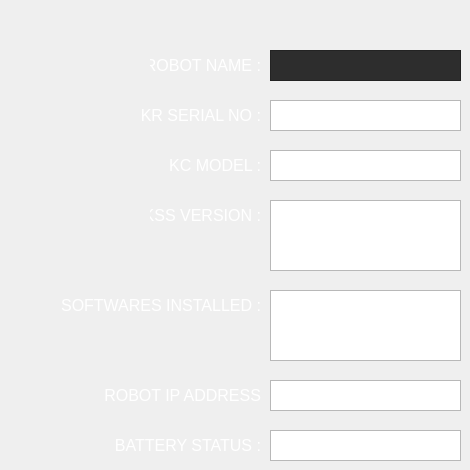
            <widget class="QWidget" name="page_rob_info">
             <widget class="QTextEdit" name="rob_name">
              <property name="geometry">
               <rect>
                <x>270</x>
                <y>50</y>
                <width>191</width>
                <height>31</height>
               </rect>
              </property>
              <property name="palette">
               <palette>
                <active>
                 <colorrole role="WindowText">
                  <brush brushstyle="SolidPattern">
                   <color alpha="255">
                    <red>255</red>
                    <green>255</green>
                    <blue>255</blue>
                   </color>
                  </brush>
                 </colorrole>
                 <colorrole role="Button">
                  <brush brushstyle="SolidPattern">
                   <color alpha="255">
                    <red>45</red>
                    <green>45</green>
                    <blue>45</blue>
                   </color>
                  </brush>
                 </colorrole>
                 <colorrole role="Text">
                  <brush brushstyle="SolidPattern">
                   <color alpha="255">
                    <red>255</red>
                    <green>255</green>
                    <blue>255</blue>
                   </color>
                  </brush>
                 </colorrole>
                 <colorrole role="ButtonText">
                  <brush brushstyle="SolidPattern">
                   <color alpha="255">
                    <red>255</red>
                    <green>255</green>
                    <blue>255</blue>
                   </color>
                  </brush>
                 </colorrole>
                 <colorrole role="Base">
                  <brush brushstyle="SolidPattern">
                   <color alpha="255">
                    <red>45</red>
                    <green>45</green>
                    <blue>45</blue>
                   </color>
                  </brush>
                 </colorrole>
                 <colorrole role="Window">
                  <brush brushstyle="SolidPattern">
                   <color alpha="255">
                    <red>45</red>
                    <green>45</green>
                    <blue>45</blue>
                   </color>
                  </brush>
                 </colorrole>
                </active>
                <inactive>
                 <colorrole role="WindowText">
                  <brush brushstyle="SolidPattern">
                   <color alpha="255">
                    <red>255</red>
                    <green>255</green>
                    <blue>255</blue>
                   </color>
                  </brush>
                 </colorrole>
                 <colorrole role="Button">
                  <brush brushstyle="SolidPattern">
                   <color alpha="255">
                    <red>45</red>
                    <green>45</green>
                    <blue>45</blue>
                   </color>
                  </brush>
                 </colorrole>
                 <colorrole role="Text">
                  <brush brushstyle="SolidPattern">
                   <color alpha="255">
                    <red>255</red>
                    <green>255</green>
                    <blue>255</blue>
                   </color>
                  </brush>
                 </colorrole>
                 <colorrole role="ButtonText">
                  <brush brushstyle="SolidPattern">
                   <color alpha="255">
                    <red>255</red>
                    <green>255</green>
                    <blue>255</blue>
                   </color>
                  </brush>
                 </colorrole>
                 <colorrole role="Base">
                  <brush brushstyle="SolidPattern">
                   <color alpha="255">
                    <red>45</red>
                    <green>45</green>
                    <blue>45</blue>
                   </color>
                  </brush>
                 </colorrole>
                 <colorrole role="Window">
                  <brush brushstyle="SolidPattern">
                   <color alpha="255">
                    <red>45</red>
                    <green>45</green>
                    <blue>45</blue>
                   </color>
                  </brush>
                 </colorrole>
                </inactive>
                <disabled>
                 <colorrole role="WindowText">
                  <brush brushstyle="SolidPattern">
                   <color alpha="255">
                    <red>255</red>
                    <green>255</green>
                    <blue>255</blue>
                   </color>
                  </brush>
                 </colorrole>
                 <colorrole role="Button">
                  <brush brushstyle="SolidPattern">
                   <color alpha="255">
                    <red>45</red>
                    <green>45</green>
                    <blue>45</blue>
                   </color>
                  </brush>
                 </colorrole>
                 <colorrole role="Text">
                  <brush brushstyle="SolidPattern">
                   <color alpha="255">
                    <red>255</red>
                    <green>255</green>
                    <blue>255</blue>
                   </color>
                  </brush>
                 </colorrole>
                 <colorrole role="ButtonText">
                  <brush brushstyle="SolidPattern">
                   <color alpha="255">
                    <red>255</red>
                    <green>255</green>
                    <blue>255</blue>
                   </color>
                  </brush>
                 </colorrole>
                 <colorrole role="Base">
                  <brush brushstyle="SolidPattern">
                   <color alpha="255">
                    <red>45</red>
                    <green>45</green>
                    <blue>45</blue>
                   </color>
                  </brush>
                 </colorrole>
                 <colorrole role="Window">
                  <brush brushstyle="SolidPattern">
                   <color alpha="255">
                    <red>45</red>
                    <green>45</green>
                    <blue>45</blue>
                   </color>
                  </brush>
                 </colorrole>
                </disabled>
               </palette>
              </property>
              <property name="styleSheet">
               <string notr="true">color: #FFF;</string>
              </property>
             </widget>
             <widget class="QLabel" name="label_24">
              <property name="geometry">
               <rect>
                <x>150</x>
                <y>50</y>
                <width>111</width>
                <height>31</height>
               </rect>
              </property>
              <property name="font">
               <font>
                <pointsize>12</pointsize>
               </font>
              </property>
              <property name="cursor">
               <cursorShape>ArrowCursor</cursorShape>
              </property>
              <property name="styleSheet">
               <string notr="true">color: #FFF;</string>
              </property>
              <property name="text">
               <string>ROBOT NAME :</string>
              </property>
              <property name="alignment">
               <set>Qt::AlignRight|Qt::AlignTrailing|Qt::AlignVCenter</set>
              </property>
             </widget>
             <widget class="QLabel" name="label_25">
              <property name="geometry">
               <rect>
                <x>130</x>
                <y>100</y>
                <width>131</width>
                <height>31</height>
               </rect>
              </property>
              <property name="font">
               <font>
                <pointsize>12</pointsize>
               </font>
              </property>
              <property name="cursor">
               <cursorShape>ArrowCursor</cursorShape>
              </property>
              <property name="styleSheet">
               <string notr="true">color: #FFF;</string>
              </property>
              <property name="text">
               <string>KR SERIAL NO :</string>
              </property>
              <property name="alignment">
               <set>Qt::AlignRight|Qt::AlignTrailing|Qt::AlignVCenter</set>
              </property>
             </widget>
             <widget class="QLabel" name="label_26">
              <property name="geometry">
               <rect>
                <x>150</x>
                <y>200</y>
                <width>111</width>
                <height>31</height>
               </rect>
              </property>
              <property name="font">
               <font>
                <pointsize>12</pointsize>
               </font>
              </property>
              <property name="cursor">
               <cursorShape>ArrowCursor</cursorShape>
              </property>
              <property name="styleSheet">
               <string notr="true">color: #FFF;</string>
              </property>
              <property name="text">
               <string>KSS VERSION :</string>
              </property>
              <property name="alignment">
               <set>Qt::AlignRight|Qt::AlignTrailing|Qt::AlignVCenter</set>
              </property>
             </widget>
             <widget class="QLabel" name="label_45">
              <property name="geometry">
               <rect>
                <x>100</x>
                <y>430</y>
                <width>161</width>
                <height>31</height>
               </rect>
              </property>
              <property name="font">
               <font>
                <pointsize>12</pointsize>
               </font>
              </property>
              <property name="cursor">
               <cursorShape>ArrowCursor</cursorShape>
              </property>
              <property name="styleSheet">
               <string notr="true">color: #FFF;</string>
              </property>
              <property name="text">
               <string>BATTERY STATUS :</string>
              </property>
              <property name="alignment">
               <set>Qt::AlignRight|Qt::AlignTrailing|Qt::AlignVCenter</set>
              </property>
             </widget>
             <widget class="QTextEdit" name="kr_ser">
              <property name="geometry">
               <rect>
                <x>270</x>
                <y>100</y>
                <width>191</width>
                <height>31</height>
               </rect>
              </property>
              <property name="styleSheet">
               <string notr="true">color: #FFF;</string>
              </property>
             </widget>
             <widget class="QTextEdit" name="kss_ver">
              <property name="geometry">
               <rect>
                <x>270</x>
                <y>200</y>
                <width>191</width>
                <height>71</height>
               </rect>
              </property>
              <property name="styleSheet">
               <string notr="true">color: #FFF;</string>
              </property>
             </widget>
             <widget class="QTextEdit" name="bat_status">
              <property name="geometry">
               <rect>
                <x>270</x>
                <y>430</y>
                <width>191</width>
                <height>31</height>
               </rect>
              </property>
              <property name="styleSheet">
               <string notr="true">color: #FFF;</string>
              </property>
             </widget>
             <widget class="QLabel" name="label_50">
              <property name="geometry">
               <rect>
                <x>130</x>
                <y>150</y>
                <width>131</width>
                <height>31</height>
               </rect>
              </property>
              <property name="font">
               <font>
                <pointsize>12</pointsize>
               </font>
              </property>
              <property name="cursor">
               <cursorShape>ArrowCursor</cursorShape>
              </property>
              <property name="styleSheet">
               <string notr="true">color: #FFF;</string>
              </property>
              <property name="text">
               <string>KC MODEL :</string>
              </property>
              <property name="alignment">
               <set>Qt::AlignRight|Qt::AlignTrailing|Qt::AlignVCenter</set>
              </property>
             </widget>
             <widget class="QTextEdit" name="kc_mod">
              <property name="geometry">
               <rect>
                <x>270</x>
                <y>150</y>
                <width>191</width>
                <height>31</height>
               </rect>
              </property>
              <property name="styleSheet">
               <string notr="true">color: #FFF;</string>
              </property>
             </widget>
             <widget class="QLabel" name="label_66">
              <property name="geometry">
               <rect>
                <x>60</x>
                <y>290</y>
                <width>201</width>
                <height>31</height>
               </rect>
              </property>
              <property name="font">
               <font>
                <pointsize>12</pointsize>
               </font>
              </property>
              <property name="cursor">
               <cursorShape>ArrowCursor</cursorShape>
              </property>
              <property name="styleSheet">
               <string notr="true">color: #FFF;</string>
              </property>
              <property name="text">
               <string>SOFTWARES INSTALLED :</string>
              </property>
              <property name="alignment">
               <set>Qt::AlignRight|Qt::AlignTrailing|Qt::AlignVCenter</set>
              </property>
             </widget>
             <widget class="QTextEdit" name="kss_soft">
              <property name="geometry">
               <rect>
                <x>270</x>
                <y>290</y>
                <width>191</width>
                <height>71</height>
               </rect>
              </property>
              <property name="styleSheet">
               <string notr="true">color: #FFF;</string>
              </property>
             </widget>
             <widget class="QTextEdit" name="rob_ip">
              <property name="geometry">
               <rect>
                <x>270</x>
                <y>380</y>
                <width>191</width>
                <height>31</height>
               </rect>
              </property>
              <property name="styleSheet">
               <string notr="true">color: #FFF;</string>
              </property>
             </widget>
             <widget class="QLabel" name="label_75">
              <property name="geometry">
               <rect>
                <x>100</x>
                <y>380</y>
                <width>161</width>
                <height>31</height>
               </rect>
              </property>
              <property name="font">
               <font>
                <pointsize>12</pointsize>
               </font>
              </property>
              <property name="cursor">
               <cursorShape>ArrowCursor</cursorShape>
              </property>
              <property name="styleSheet">
               <string notr="true">color: #FFF;</string>
              </property>
              <property name="text">
               <string>ROBOT IP ADDRESS</string>
              </property>
              <property name="alignment">
               <set>Qt::AlignRight|Qt::AlignTrailing|Qt::AlignVCenter</set>
              </property>
             </widget>
            </widget>
